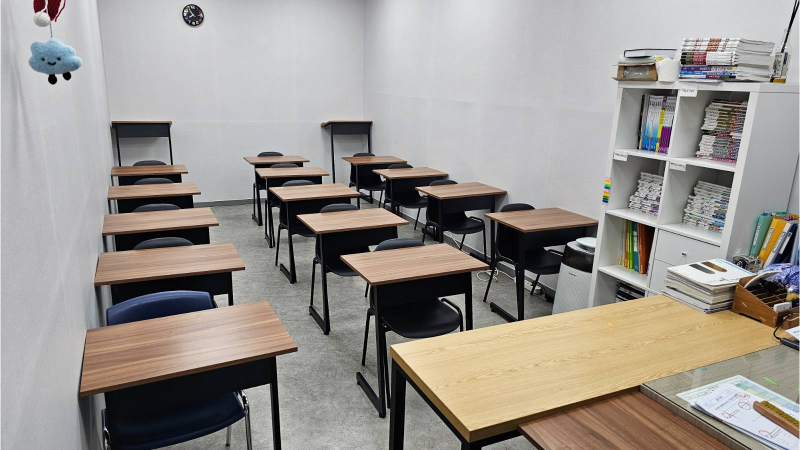
#> input picture assets/photo_classroom.jpg, 1600 x 900 px (shown at 1/2 size)
$ python -i build_brandbook_v3.py   (imports and definitions only)
#> lines starting #> are read from the running program, lines starting #| are printed output that depends on the picture
# -*- coding: utf-8 -*-
"""
브랜드북 빌더 v3 (좌표 기반 python-pptx)
- 세원 16장 시안(4번 톤)을 코드로 재현
- 팔레트 3종: teal_blue / navy_amber / green_orange
- 학원별 데이터 편차 스마트 채움:
  * 데이터 없는 섹션 슬라이드 자동 생략
  * 시간표는 그룹 수만큼 동적 생성, 행 많으면 행간 축소 + 자동 페이지 분할
  * 본문 넘침 시 폰트 auto-fit(길이 기반 pt 단계 축소)
슬라이드 크기 13.3 x 7.5 in. 서체 Pretendard(미설치 환경은 대체폰트).
"""
# ★배포 확인용 — Railway에 새 코드가 올라갔는지 /  응답에서 바로 볼 수 있게 한다
BUILD_VERSION = "2026-07-29k"

import re
from pptx import Presentation
from pptx.util import Inches, Pt, Emu
from pptx.dml.color import RGBColor
from pptx.enum.text import PP_ALIGN, MSO_ANCHOR
from pptx.enum.shapes import MSO_SHAPE
from pptx.oxml.ns import qn
import copy
import math
import io as _io, urllib.request as _urlreq

EMU_IN = 914400

# URL/경로 이미지를 메모리로 가져오기 (실패 시 None)
_IMG_CACHE = {}
# [55 lines left out: functions _fetch_image, place_image, not called in this run]

SLIDE_W = 13.333
SLIDE_H = 7.5
FONT = "Pretendard SemiBold"

# ★한글 서체 적용: python-pptx 의 font.name 은 <a:latin> 만 채운다.
#   한글은 <a:ea>(East Asian) 슬롯을 보므로 이걸 비워두면 테마 기본서체
#   (Calibri, 한글 글리프 없음)로 떨어져 PowerPoint 가 맑은 고딕 등으로
#   임의 대체한다. 세 슬롯을 모두 지정해야 지정한 서체가 실제로 나온다.
# [35 lines left out: functions _apply_font, _force_theme_font, not called in this run]

# ---------------- 팔레트 ----------------
# pill_bg/pill_ink = 박스 소제목(바탕/글씨). 인쇄에서 흐려지지 않게 진한 바탕 + 흰 글씨.
# card = 박스 바탕(연한 색), soft/soft2 = 태그·구분용 옅은 톤.
PALETTES = {
    "navy_blue":  {"accent": "1F3350", "accent2": "3A6EA5", "navy": "1F3350",
                   "soft": "E4EBF5", "soft2": "EAF0F8", "card": "EDF2F9",
                   "pill_bg": "1F3350", "pill_ink": "FFFFFF"},
    "teal_blue":  {"accent": "12727E", "accent2": "3A6EA5", "navy": "1F3350",
                   "soft": "E0EDEF", "soft2": "E9EFF7", "card": "E9F2F3",
                   "pill_bg": "12727E", "pill_ink": "FFFFFF"},
    "navy_amber": {"accent": "22375F", "accent2": "C07A15", "navy": "22375F",
                   "soft": "E4EAF3", "soft2": "F8EDD8", "card": "EDF1F8",
                   "pill_bg": "22375F", "pill_ink": "FFFFFF"},
    "green_orange":{"accent": "1B6B4A", "accent2": "C96A2C", "navy": "1D3F30",
                   "soft": "DFEEE6", "soft2": "F8E7D8", "card": "E8F2EC",
                   "pill_bg": "1B6B4A", "pill_ink": "FFFFFF"},
}

INK = "2D3748"        # 본문 진한먹색
INK_STRONG = "1A2233" # 헤더
LABEL = "5B6B85"      # 라벨 회색
LINE = "E3E8EF"
CARD = "F6F8FB"
CARD_LINE = "E7ECF3"
MUTED = "9AA7BD"
PH_BG = "DBE4EF"      # 사진 자리 배경

# 시간표 학년 태그 색 (팔레트 무관 고정 구분색은 accent 계열로 매핑)
# [7 lines left out: function group_color, not called in this run]


# ---------------- 저수준 헬퍼 ----------------
def _rgb(h): return RGBColor.from_string(h)

# [6 lines left out: function _set_bg_white, not called in this run]

def _no_line(shape):
    shape.line.fill.background()

# [24 lines left out: functions _fill, _strip_style, _qr_png, not called in this run]


CORNER_R = 0.035    # 모서리 반경(인치) — 살짝만. 0.07은 여전히 둥글어 보였다.

def card_bg(pal):
    """박스 바탕 — 팔레트별 연한 색(없으면 기본 회백색)"""
    return pal.get("card", CARD)


# [172 lines left out: functions rect, hline, vline, txt, paras, bullets and 5 more, not called in this run]

def _part(base, pi, parts):
    """여러 장으로 나뉠 때 라벨에 (1/2) 표기"""
    return base if parts <= 1 else f"{base} ({pi}/{parts})"


# ---------------- 공통 슬라이드 프레임 ----------------
# [4 lines left out: function new_slide, not called in this run]

PADX = 0.62      # 좌우 여백(인치)
PADY = 0.58      # 상단 여백

# [106 lines left out: functions label, header, slide_cover, not called in this run]

def _badge_w(text):
    # 한글 표시폭 반영 — len() 은 한글을 과소평가해 뱃지를 넘쳤다
    return max(1.9, 0.52 + _disp_width(str(text or ""))*0.23)

# [955 lines left out: functions slide_intro, slide_achievements, _achievements_page, _stage_colors, _tint_for, slide_targets and 15 more, not called in this run]


# ======================================================================
#  메인 빌드
# ======================================================================
MAX_ROWS_PER_TT = 13  # 시간표 한 장 최대 행수

def build(data, palette="teal_blue", out="brandbook.pptx"):
    pal = PALETTES.get(palette, PALETTES["teal_blue"])
    prs = Presentation()
    prs.slide_width = Inches(SLIDE_W)
    prs.slide_height = Inches(SLIDE_H)

    # ── 브랜드북 목차 ──
    # 표지 / ①학원 소개 / ②주요 실적 / ③수업 강점 / ④수업 대상·반 구성·커리큘럼 /
    # ⑤수업 방식·수업 관리 / ⑥시간표 / ⑦특강 및 기타 수업 / ⑧입학 절차 / ⑨학원 규정 /
    # ⑩자주 묻는 질문 / ⑪상담 안내
    slide_cover(prs, pal, data)
    slide_intro(prs, pal, data)          # ① 학원 소개 (슬로건·소개문·강점 한 장)
    slide_achievements(prs, pal, data)   # ② 주요 실적 (유형별 카드 + 실적 사진)
    slide_targets(prs, pal, data)        # ③ 수업 대상 · 커리큘럼 (한 장)
    slide_management(prs, pal, data)     # ④ 수업 관리 (과목별)

    # ⑥ 시간표: 그룹 수만큼, 행 많으면 자동 분할
    for tt in data.get("timetables", []):
        group = tt.get("group","")
        rows = tt.get("rows", [])
        if not rows: continue
        if len(rows) <= MAX_ROWS_PER_TT:
            slide_timetable(prs, pal, data, group, rows)
        else:
            chunks = [rows[i:i+MAX_ROWS_PER_TT] for i in range(0,len(rows),MAX_ROWS_PER_TT)]
            for pi, ch in enumerate(chunks, 1):
                slide_timetable(prs, pal, data, group, ch, part=pi, parts=len(chunks))

    slide_specials(prs, pal, data)       # ⑦ 특강 및 기타 수업
    slide_admission(prs, pal, data)      # ⑧ 입학 절차
    slide_rules(prs, pal, data)          # ⑨ 학원 규정 (출결·보강·환불)
    slide_faq(prs, pal, data)            # ⑩ 자주 묻는 질문
    slide_closing(prs, pal, data)        # ⑪ 상담 안내 (위치·연락처)

    _force_theme_font(prs)
    prs.save(out)   # out은 경로(str) 또는 file-like(BytesIO) 모두 가능
    return out


# [8 lines not run here, left out]

>>> import cv2
>>> picture = cv2.imread('assets/photo_classroom.jpg', cv2.IMREAD_GRAYSCALE)
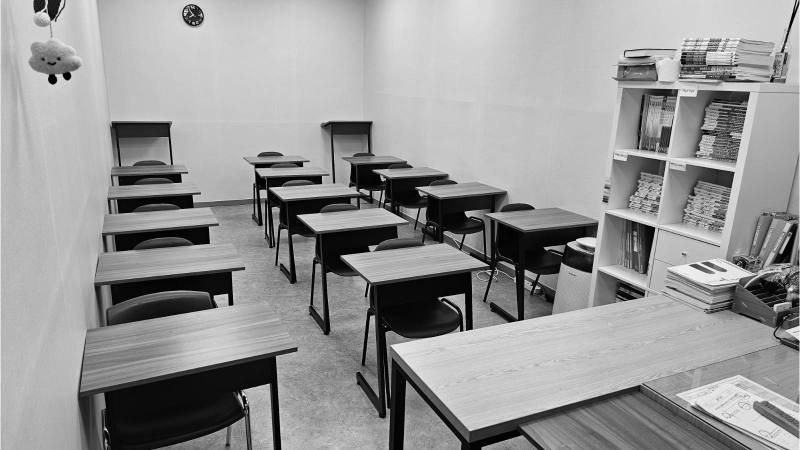
#> picture: shape (900, 1600) (shown at 1/2 size); min 0, max 255, mean 150.1
>>> result = build(picture)
#> (the run stopped early here; a loop or call above may not have finished)
